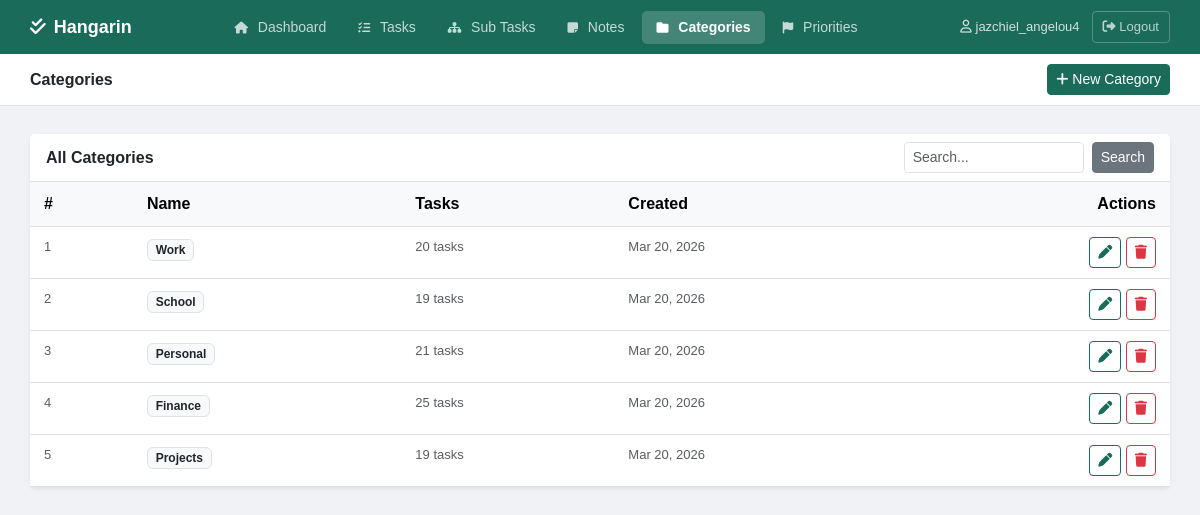
The page /categories/ (signed in) on the database its author committed.
### tasks/models.py (models this page shows, shortened)
class BaseModel(models.Model):
    created_at = models.DateTimeField(auto_now_add=True)
    updated_at = models.DateTimeField(auto_now=True)
    class Meta:
        abstract = True

class Category(BaseModel):
    name = models.CharField(max_length=100)
    class Meta:
        verbose_name = "Category"
        verbose_name_plural = "Categories"

### tasks/views.py (the view)
# urls.py: path('categories/', views.category_list, name='category_list'),
@login_required
def category_list(request):
    query = request.GET.get('q', '')
    categories = Category.objects.all()
    if query:
        categories = categories.filter(name__icontains=query)
    paginator = Paginator(categories, 10)
    page_obj = paginator.get_page(request.GET.get('page'))
    return render(request, 'tasks/category_list.html', {
        'page_obj': page_obj, 'query': query, 'active_page': 'categories'
    })

### templates/tasks/category_list.html (shortened to what this page needs)
{% extends 'tasks/base.html' %}
{% block page_title %}Categories{% endblock %}
{% block topbar_actions %}
<a href="{% url 'category_create' %}" class="btn btn-primary btn-sm"><i class="fa-solid fa-plus"></i> New Category</a>
{% endblock %}
{% block content %}
<div class="card border-0 shadow-sm">
    <div class="card-header bg-white d-flex justify-content-between align-items-center border-bottom">
        <span class="fw-semibold">All Categories</span>
        <form method="get" class="d-flex gap-2">
            <input type="text" name="q" value="{{ query }}" placeholder="Search..." class="form-control form-control-sm" style="width:180px;">
            <button type="submit" class="btn btn-secondary btn-sm">Search</button>
        </form>
    </div>
    {% if page_obj.object_list %}
    <div class="table-responsive">
        <table class="table table-hover mb-0">
            <thead class="table-light">
                <tr><th>#</th><th>Name</th><th>Tasks</th><th>Created</th><th class="text-end">Actions</th></tr>
            </thead>
            <tbody>
                {% for cat in page_obj %}
                <tr>
                    <td class="text-muted" style="font-size:13px;">{{ forloop.counter0|add:page_obj.start_index }}</td>
                    <td><span class="badge bg-light text-dark border">{{ cat.name }}</span></td>
                    <td class="text-muted" style="font-size:13px;">{{ cat.task_set.count }} task{{ cat.task_set.count|pluralize }}</td>
                    <td class="text-muted" style="font-size:13px;">{{ cat.created_at|date:"M d, Y" }}</td>
                    <td class="text-end">
                        <a href="{% url 'category_edit' cat.pk %}" class="btn btn-outline-primary btn-sm"><i class="fa-solid fa-pen"></i></a>
                        <a href="{% url 'category_delete' cat.pk %}" class="btn btn-outline-danger btn-sm"><i class="fa-solid fa-trash"></i></a>
                    </td>
                </tr>
                {% endfor %}
            </tbody>
        </table>
    </div>
    {% else %}
    <div class="card-body text-center py-5 text-muted">
        <i class="fa-solid fa-folder-open fa-2x mb-3 d-block opacity-25"></i>
        <p>{% if query %}No categories found.{% else %}No categories yet. <a href="{% url 'category_create' %}" style="color:#1a6b5a;">Add one!</a>{% endif %}</p>
    </div>
    {% endif %}
</div>
{% endblock %}

### templates/tasks/base.html (shortened to what this page needs)
{% load pwa %}
<!DOCTYPE html>
<html lang="en">
<head>
    <link href="https://cdn.jsdelivr.net/npm/bootstrap@5.3.0/dist/css/bootstrap.min.css" rel="stylesheet">
    <link rel="stylesheet" href="https://cdnjs.cloudflare.com/ajax/libs/font-awesome/6.5.0/css/all.min.css">
</head>
<body>
<div class="top-navbar">
    <a href="{% url 'dashboard' %}" class="brand">
        <i class="fa-solid fa-check-double"></i> Hangarin
    </a>
    <nav>
        <a href="{% url 'dashboard' %}" class="nav-item {% if active_page == 'dashboard' %}active{% endif %}">
            <i class="fa-solid fa-house"></i> Dashboard
        </a>
        <a href="{% url 'task_list' %}" class="nav-item {% if active_page == 'tasks' %}active{% endif %}">
            <i class="fa-solid fa-list-check"></i> Tasks
        </a>
        <a href="{% url 'subtask_list' %}" class="nav-item {% if active_page == 'subtasks' %}active{% endif %}">
            <i class="fa-solid fa-sitemap"></i> Sub Tasks
        </a>
        <a href="{% url 'note_list' %}" class="nav-item {% if active_page == 'notes' %}active{% endif %}">
            <i class="fa-solid fa-note-sticky"></i> Notes
        </a>
        <a href="{% url 'category_list' %}" class="nav-item {% if active_page == 'categories' %}active{% endif %}">
            <i class="fa-solid fa-folder"></i> Categories
        </a>
        <a href="{% url 'priority_list' %}" class="nav-item {% if active_page == 'priorities' %}active{% endif %}">
            <i class="fa-solid fa-flag"></i> Priorities
        </a>
    </nav>
    <div class="user-area">
        {% if user.is_authenticated %}
        <span><i class="fa-regular fa-user" style="margin-right:4px;"></i>{{ user.username }}</span>
        <form method="post" action="{% url 'logout' %}" style="margin:0;padding:0;">
            <button type="submit" class="logout-btn">
                <i class="fa-solid fa-right-from-bracket"></i> Logout
            </button>
        </form>
        {% endif %}
    </div>
</div>
<div class="subbar">
    <h5>{% block page_title %}Dashboard{% endblock %}</h5>
    <div>{% block topbar_actions %}{% endblock %}</div>
</div>
<div class="content-area">
    {% block content %}{% endblock %}
</div>
</body>
</html>

### templates/tasks/base.html (style rules this page uses)
body { background-color: #f0f2f5; font-family: Arial, sans-serif; min-height: 100vh; }
.top-navbar { background-color: #1a6b5a; padding: 0 30px; height: 54px; display: flex; align-items: center; justify-content: space-between; position: sticky; top: 0; z-index: 100; }
.top-navbar .brand { color: white; font-size: 18px; font-weight: 700; text-decoration: none; display: flex; align-items: center; gap: 8px; }
.top-navbar nav { display: flex; align-items: center; gap: 4px; }
.top-navbar .nav-item { color: rgba(255,255,255,0.75); text-decoration: none; padding: 6px 14px; border-radius: 5px; font-size: 14px; transition: all 0.15s; }
.top-navbar .nav-item.active { background-color: rgba(255,255,255,0.18); color: white; font-weight: 600; }
.top-navbar .nav-item i { margin-right: 6px; font-size: 12px; }
.top-navbar .user-area { display: flex; align-items: center; gap: 12px; color: rgba(255,255,255,0.8); font-size: 13px; }
.top-navbar .logout-btn { color: rgba(255,255,255,0.7); text-decoration: none; font-size: 13px; padding: 5px 10px; border: 1px solid rgba(255,255,255,0.25); border-radius: 4px; transition: all 0.15s; background: transparent; cursor: pointer; font-family: Arial, sans-serif; }
.subbar { background-color: white; border-bottom: 1px solid #dee2e6; padding: 10px 30px; display: flex; justify-content: space-between; align-items: center; }
.subbar h5 { margin: 0; font-size: 16px; font-weight: 600; color: #212529; }
.content-area { padding: 28px 30px; max-width: 1200px; }
.btn-primary { background-color: #1a6b5a; border-color: #1a6b5a; }
.btn-outline-primary { color: #1a6b5a; border-color: #1a6b5a; }
.table > :not(caption) > * > * { padding: 10px 14px; }

### rows shown on the page
Category: name "Work", task_set.count "20", created_at "Mar 20, 2026"
Category: name "School", task_set.count "19", created_at "Mar 20, 2026"
Category: name "Personal", task_set.count "21", created_at "Mar 20, 2026"
Category: name "Finance", task_set.count "25", created_at "Mar 20, 2026"
Category: name "Projects", task_set.count "19", created_at "Mar 20, 2026"

### other values the page prints
{{ user.username }} "jazchiel_angelou4"
